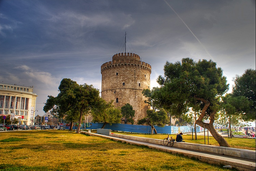
#> input picture Assignment 4/wt_slic.png, 256 x 171 px, shrunk from 750 x 500 before the run, found by its file name
$ python problem4.py
#> lines starting #> are read from the running program, lines starting #| are printed output that depends on the picture; after the words box and inside, x2 and y2 are one past the last pixel; in counts of white or black regions, pixels touching at a corner belong together
import numpy as np
import cv2 as cv
import matplotlib.pyplot as plt
import heapq


###############################################################################################################################
                                                # PADDING IMAGE FUNCTION #
###############################################################################################################################
# [101 lines left out: functions padding, removePadding, sobelConvolution, gaussianConvolution, gradientInfo, maxValue and 1 more, not called in this run]


###############################################################################################################################
                                                    # SNIC FUNCTIONS #
###############################################################################################################################

def initialCenters(image):
    colors = []
    centers = []
    xsize, ysize, _ = image.shape
    xblocks = xsize // 50
    yblocks = ysize // 50
    for i in range(xblocks):
        for j in range(yblocks):
            x = 25 + i * 50
            y = 25 + j * 50
            centers.append([x,y])
            colors.append(image[x][y])
    return centers, colors

def updateCluster(clusters, index, element):
    cluster = clusters[index]
    cluster[5] += 1
    elements = cluster[5]
    cluster[0] = ((cluster[0] * (elements-1)) + element[0]) / cluster[5]
    cluster[1] = ((cluster[1] * (elements-1)) + element[1])  / cluster[5]
    for i in range(2,5):
        cluster[i] = ((cluster[i] * (elements-1)) + element[i]) / cluster[5]
    return clusters[index]

def squaredDifference(a,b):
    total = 0
    for i in range(len(a)):
        total += (a[i] - b[i]) ** 2
    return total


def elementDistance(a,b,s,m):
    pixelDistance = squaredDifference([a[0],a[1]],[b[0],b[1]]) / s
    colorDistance = squaredDifference(a[2:],b[2:]) / m
    return (pixelDistance + colorDistance) ** (1/2)

def snic(image, compactnessFactor, centers, colors):
    m = compactnessFactor
    heap = []
    s = (image.shape[0] * image.shape[1] / len(centers)) ** (1/2)
    xsize, ysize, _ = image.shape
    ret = np.zeros(image.shape)
    labelMap = np.zeros((xsize,ysize))
    clusters = [[0,0,0,0,0,0] for i in range(len(centers))]
    directions =[ [-1, 0], [-1,-1] , [-1,1] , [1,-1], [1, 0] , [1,1], [0,1], [0,-1] ]
    for i in range(len(centers)):
        center = centers[i]
        color = colors[i]
        element = (0,i+1,color[0],color[1],color[2],center[0],center[1])
        heapq.heappush(heap,element)
    while len(heap) != 0:
        target = heapq.heappop(heap)
        distance, k, colorR, colorG, colorB, x, y = target
        if labelMap[x][y] == 0:
            labelMap[x][y] = k
            old = updateCluster(clusters, k-1, [x,y,colorR,colorG,colorB])
            for move in directions:
                moveX = x + move[0]
                moveY = y + move[1]
                if moveX >= 0 and moveX < xsize and moveY >= 0 and moveY < ysize:
                    if labelMap[moveX][moveY] == 0:
                        targetColor = image[moveX,moveY]
                        target = [moveX, moveY, targetColor[0], targetColor[1],targetColor[2]]
                        d = elementDistance(target,old,s,m)
                        e = (d, k, targetColor[0], targetColor[1], targetColor[2], moveX, moveY)
                        heapq.heappush(heap,e)
    for i in range(xsize):
        for j in range(ysize):
            clusterIndex = labelMap[i][j]
            target = clusters[int(clusterIndex-1)]
            ret[i][j] = [target[2]/255,target[3]/255,target[4]/255]

    return labelMap, ret


def drawBorders(labelMap, ret):
    xsize, ysize = labelMap.shape
    for i in range(xsize-1):
        for j in range(ysize-1):
            if labelMap[i][j] != labelMap[i+1][j] or labelMap[i][j] != labelMap[i][j+1]:
                ret[i][j] = [0,0,0]
    return ret

###############################################################################################################################
                                                    # MAIN FUNCTION #
###############################################################################################################################
image = cv.imread("wt_slic.png")
#> image is the input picture: shape (171, 256, 3); mean B, G, R 86, 103.5, 110.8
image = cv.cvtColor(image, cv.COLOR_BGR2RGB)
imageSlic = image.astype('float32')

centers, colors = initialCenters(image)
#> after the loop in initialCenters, `for i in range(xblocks):`: centers = [[25, 25], [25, 75], [25, 125], [25, 175], [25, 225], [75, 25], [75, 75], [75, 125], [75, 175], [75, 225], [125, 25], [125, 75], [125, 125], [125, 175], [125, 225]]; colors = [[69, 89, 124], [103, 110, 129], [123, 124, 132], [109, 110, 115], [103, 107, 111], [108, 110, 121], [148, 159, 182], [127, 91, 59], [21, 28, 18], [240, 248, 250], [140, 161, 164], [81, 46, 27], [39, 81, 125], [106, 106, 106], [184, 187, 160]]

labelMap, ret = snic(image, 1, centers, colors)
#> in snic, `s = (image.shape[0] * image.shape[1] / len(centers)) ** (1/2)`: s = 54.02
#> in snic, `clusters = [[0,0,0,0,0,0] for i in range(len(centers))]`: clusters = 15 items, first 6: [0, 0, 0, 0, 0, 0], [0, 0, 0, 0, 0, 0], [0, 0, 0, 0, 0, 0], [0, 0, 0, 0, 0, 0], [0, 0, 0, 0, 0, 0], [0, 0, 0, 0, 0, 0]
#> the loop in snic, `for i in range(len(centers)):` made 15 passes
#> the loop in snic, `while len(heap) != 0:` made 173840 passes
#> (colorR, colorG, colorB, x, y, old) on passes 1 to 7: (69, 89, 124, 25, 25, [25, 25, 69, 89, 124, 1]), (103, 110, 129, 25, 75, [25, 75, 103, 110, 129, 1]), (123, 124, 132, 25, 125, [25, 125, 123, 124, 132, 1]), (109, 110, 115, 25, 175, [25, 175, 109, 110, 115, 1]), (103, 107, 111, 25, 225, [25, 225, 103, 107, 111, 1]), (108, 110, 121, 75, 25, [75, 25, 108, 110, 121, 1]), (148, 159, 182, 75, 75, [75, 75, 148, 159, 182, 1])
#> after the loop in snic, `while len(heap) != 0:`:
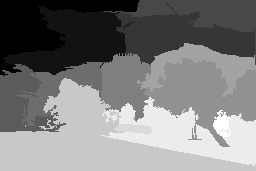
#> labelMap: shape (171, 256) float64; min 1, max 15, mean 7.87; drawn with min black and max white
#> after the loop in snic, `for i in range(xsize):`:
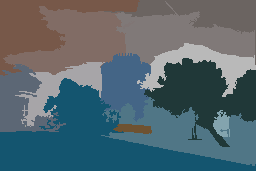
#> ret: shape (171, 256, 3) float64; mean of channels 0, 1, 2 0.435, 0.406, 0.337; drawn as B, G, R
plt.imshow(ret)
plt.show()

snicWithBorders = drawBorders(labelMap, ret)
#> after the loop in drawBorders, `for i in range(xsize-1):`:
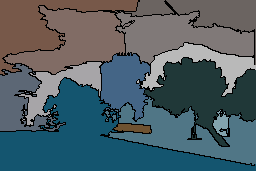
#> ret: shape (171, 256, 3) float64; 7.28% of pixels changed, all inside (x1, y1, x2, y2) = (0, 0, 255, 166); drawn as B, G, R
plt.imshow(snicWithBorders)
plt.show()

$ run again, with Assignment 4/white-tower.png copied over Assignment 4/wt_slic.png
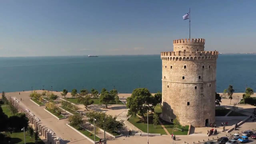
#> input picture Assignment 4/white-tower.png, 256 x 144 px, shrunk from 1280 x 720 before the run, found by its file name
#> image is the input picture: shape (144, 256, 3); mean B, G, R 117.4, 116.7, 111.7
#> after the loop in initialCenters, `for i in range(xblocks):`: centers = [[25, 25], [25, 75], [25, 125], [25, 175], [25, 225], [75, 25], [75, 75], [75, 125], [75, 175], [75, 225]]; colors = [[134, 158, 181], [115, 139, 165], [110, 130, 158], [109, 132, 159], [119, 143, 172], [82, 112, 123], [70, 101, 106], [65, 94, 100], [235, 199, 162], [67, 94, 113]]
#> s = 60.72
#> clusters = [[0, 0, 0, 0, 0, 0], [0, 0, 0, 0, 0, 0], [0, 0, 0, 0, 0, 0], [0, 0, 0, 0, 0, 0], [0, 0, 0, 0, 0, 0], [0, 0, 0, 0, 0, 0], [0, 0, 0, 0, 0, 0], [0, 0, 0, 0, 0, 0], [0, 0, 0, 0, 0, 0], [0, 0, 0, 0, 0, 0]]
#> the loop in snic, `for i in range(len(centers)):` made 10 passes
#> the loop in snic, `while len(heap) != 0:` made 146268 passes
#> (distance, k, colorR, colorG, colorB, x, y) on passes 1 to 8: (0, 1, 134, 158, 181, 25, 25), (0, 2, 115, 139, 165, 25, 75), (0, 3, 110, 130, 158, 25, 125), (0, 4, 109, 132, 159, 25, 175), (0, 5, 119, 143, 172, 25, 225), (0, 6, 82, 112, 123, 75, 25), (0, 7, 70, 101, 106, 75, 75), (0, 8, 65, 94, 100, 75, 125)
#> after the loop in snic, `while len(heap) != 0:`:
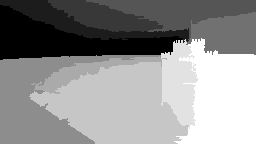
#> labelMap: shape (144, 256) float64; min 1, max 10, mean 6.09; drawn with min black and max white
#> the loop in snic, `for i in range(xsize):` made 144 passes
#> after the loop in drawBorders, `for i in range(xsize-1):`:
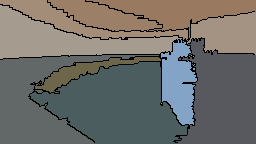
#> ret: shape (144, 256, 3) float64; mean of channels 0, 1, 2 0.414, 0.432, 0.434; drawn as B, G, R

$ run again, with Assignment 4/sky_test1.jpg saved as Assignment 4/wt_slic.png
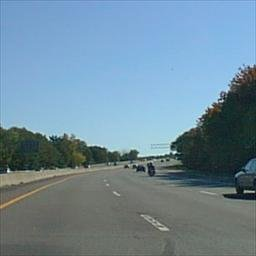
#> input picture Assignment 4/sky_test1.jpg, 256 x 256 px, found by its file name
#> image is the input picture: shape (256, 256, 3); mean B, G, R 154.8, 138.5, 112
#> after the loop in initialCenters, `for i in range(xblocks):`: centers = 25 pairs, first value 25 to 225, second value 25 to 225; colors = 25 items, first 6: [118, 161, 204], [123, 166, 211], [126, 170, 215], [130, 176, 225], [130, 182, 229], [132, 174, 214]
#> s = 51.2
#> clusters = 25 items, first 6: [0, 0, 0, 0, 0, 0], [0, 0, 0, 0, 0, 0], [0, 0, 0, 0, 0, 0], [0, 0, 0, 0, 0, 0], [0, 0, 0, 0, 0, 0], [0, 0, 0, 0, 0, 0]
#> the loop in snic, `for i in range(len(centers)):` made 25 passes
#> the loop in snic, `while len(heap) != 0:` made 260635 passes
#> (colorR, colorG, colorB, x, y, old) on passes 1 to 5: (118, 161, 204, 25, 25, [25, 25, 118, 161, 204, 1]), (123, 166, 211, 25, 75, [25, 75, 123, 166, 211, 1]), (126, 170, 215, 25, 125, [25, 125, 126, 170, 215, 1]), (130, 176, 225, 25, 175, [25, 175, 130, 176, 225, 1]), (130, 182, 229, 25, 225, [25, 225, 130, 182, 229, 1])
#> after the loop in snic, `while len(heap) != 0:`:
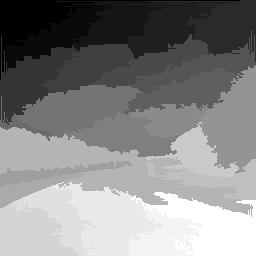
#> labelMap: shape (256, 256) float64; min 1, max 25, mean 13.6; drawn with min black and max white
#> after the loop in drawBorders, `for i in range(xsize-1):`:
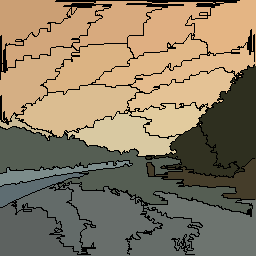
#> ret: shape (256, 256, 3) float64; mean of channels 0, 1, 2 0.398, 0.491, 0.548; drawn as B, G, R
